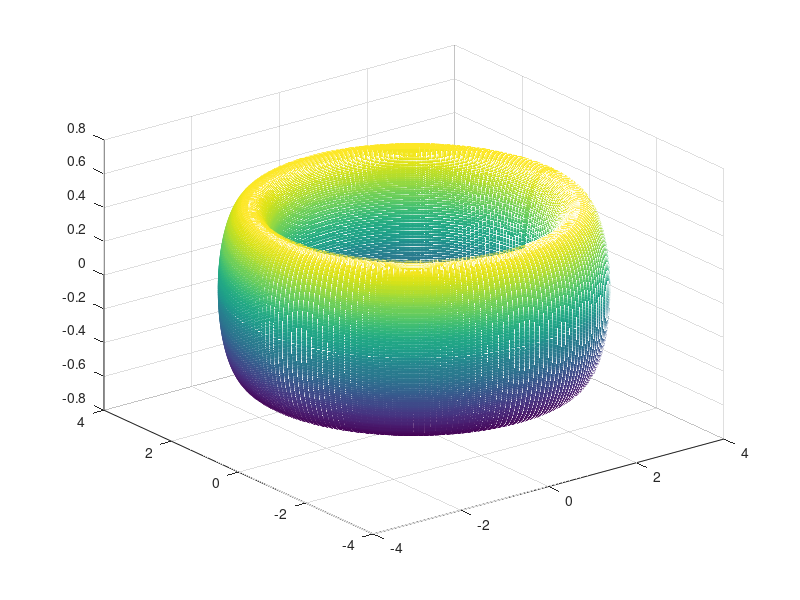

Recreate this plot in MATLAB.
clc
clear all


[t,s]=meshgrid(0:pi/100:2*pi,  0:pi/100: 2*pi);


a = 0.5;
b = 3;
% given surface
x= (b + a*cos(s)).*cos(t);
y= (b + a*cos(s)).*sin(t);
z= a *sin(s);

%surf(x,y,z,'EdgeColor','none')
mesh(x,y,z, 'linewidth',4)
%axis([-2 2 -2 2 0 7])